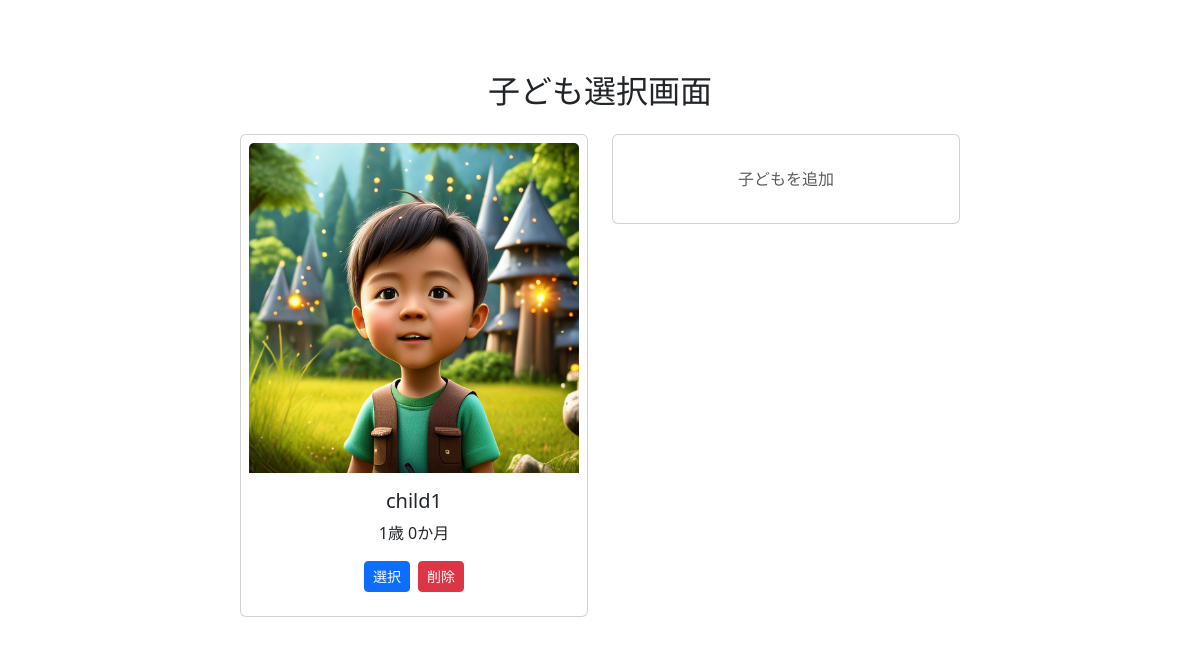
The app's page /child_selection/ (signed in) with its own data.
### child_selection/models.py (models this page shows, shortened)
class Child(models.Model):
    user = models.ForeignKey(User, on_delete=models.CASCADE)
    name = models.CharField(max_length=100)
    birth_date = models.DateField()
    photo = models.ImageField(upload_to="child_photos/", blank=True, null=True)
    @property
    def age_years_months(self):
        today = date.today()
        years = today.year - self.birth_date.year
        months = today.month - self.birth_date.month
        if months < 0 or (months == 0 and today.day < self.birth_date.day):
            years -= 1
            months += 12
        if today.day < self.birth_date.day:
            months -= 1
            if months < 0:
                years -= 1
                months += 12
        return years, months

### child_selection/views.py (the view)
# urls.py: path("", views.child_selection_view, name="child_selection"),
@login_required
def child_selection_view(request):
    children = Child.objects.filter(user=request.user)
    return render(
        request, "child_selection/child_selection.html", {"children": children}
    )

### templates/child_selection/child_selection.html (shortened to what this page needs)
{% extends "base.html" %} {% block content %} {% load static %}
<div class="container py-5">
    <h2 class="text-center mb-4">子ども選択画面</h2>
    <div class="row g-4 justify-content-center">
        {% if children %} {% for child in children %}
        <div class="col-md-4">
            <div class="card p-2">
                {% if child.photo %}
                <img src="{{ child.photo.url }}" class="card-img-top" alt="{{ child.name }}"> {% else %}
                <img src="https://via.placeholder.com/400x300?text=No+Photo" class="card-img-top"> {% endif %}
                <div class="card-body text-center">
                    <h5 class="card-title">{{ child.name }}</h5>
                    <p>{{ child.age_years_months.0 }}歳 {{ child.age_years_months.1 }}か月</p>
                    <div class="d-flex justify-content-center">
                        <a href="{% url 'dashboard' child.id %}" class="btn btn-primary btn-sm me-2">選択</a>
                        <form method="post" action="{% url 'delete_child' child.id %}" style="display:inline;">
                            <button type="submit" class="btn btn-danger btn-sm" onclick="return confirm('本当に削除しますか？');">削除</button>
                        </form>
                    </div>
                </div>
            </div>
        </div>
        {% endfor %} {% endif %}
        <div class="col-md-4">
            <div class="card p-3">
                <div class="card-body text-center">
                    <a href="{% url 'add_child' %}" class="text-decoration-none text-muted">
                        <div>子どもを追加</div>
                    </a>
                </div>
            </div>
        </div>
    </div>
    {% endblock %}

### records on screen
Child: photo (picture), name "child1", age_years_months.0 "1", age_years_months.1 "0"
